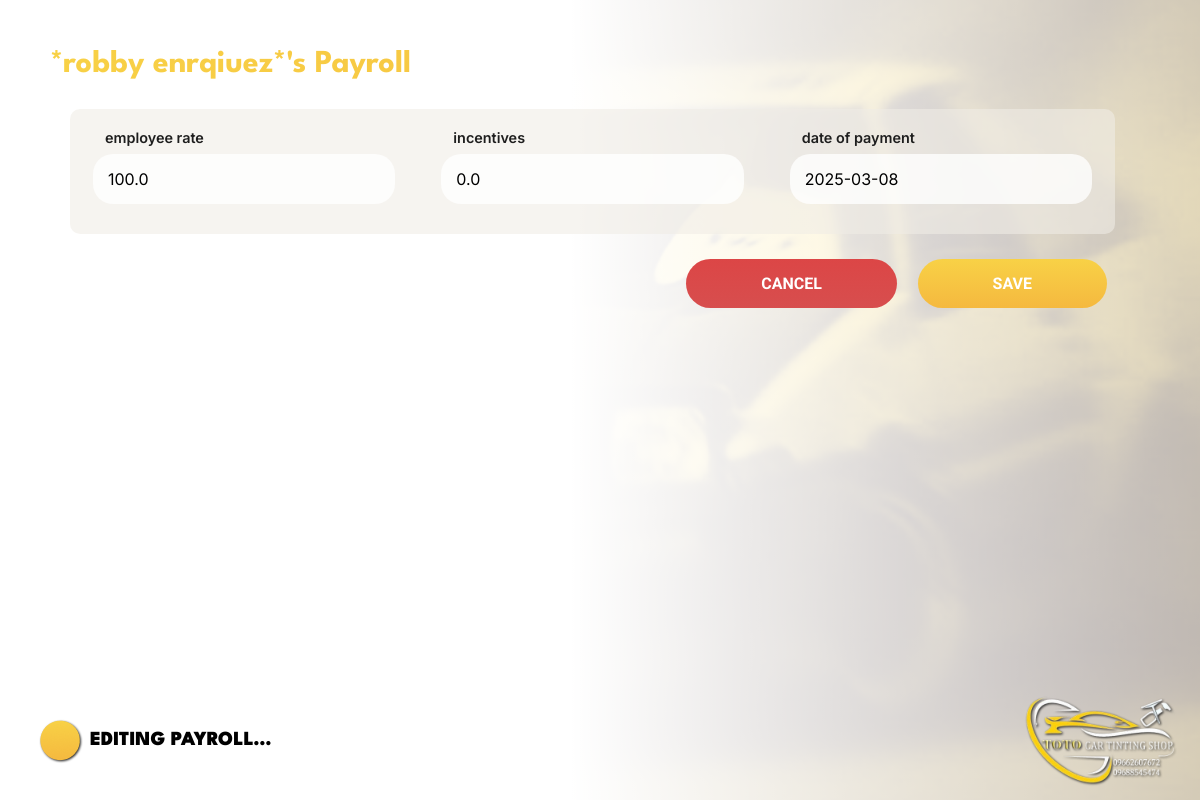
Page /payroll_system/payroll_edit/4/ (signed in) on the earlier database version.
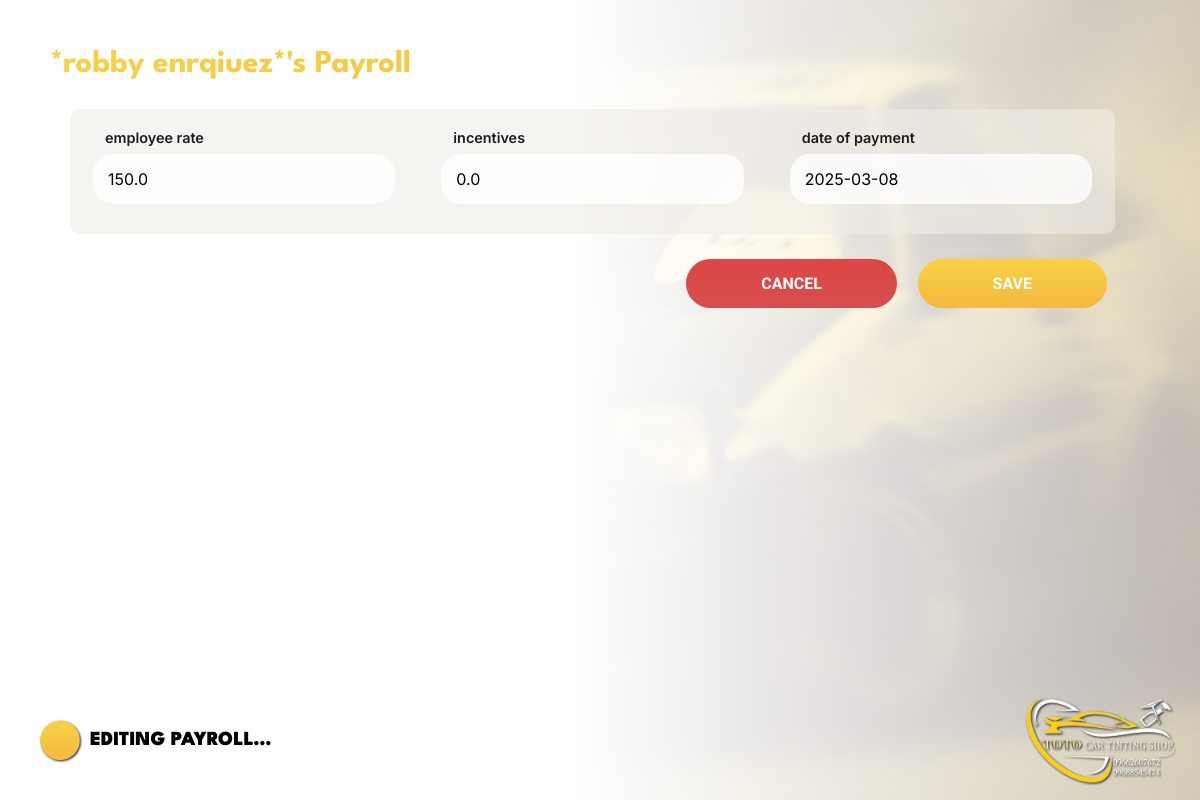
Same page on the later database version.
### payroll_system/models.py (models this page shows)
class Payroll(models.Model):
    class PayrollStatus(models.TextChoices):
        PENDING = 'PENDING', _('Pending')
        PROCESSED = 'PROCESSED', _('Processed')
    payroll_id = models.AutoField(primary_key=True)
    rate = models.FloatField(default=0, null=False)
    incentives = models.FloatField(default=0, null=False)
    payroll_status = models.CharField(max_length=9, choices=PayrollStatus.choices, default=PayrollStatus.PENDING, null=True, blank=True)
    deductions = models.FloatField(default=0, null=False)
    salary = models.FloatField(default=0, null=False)
    cash_advance = models.FloatField(default=0, null=False)
    under_time = models.FloatField(default=0, null=False)
    payment_date = models.DateField(null=False)
    employee_id_fk = models.ForeignKey(Employee, on_delete=models.CASCADE, related_name='payrolls')
    attendance_id_fk = models.ForeignKey(Attendance, null=True, blank=True, on_delete=models.CASCADE)

### payroll_system/views.py (the view)
# urls.py: path('payroll_edit/<int:employee_id>/', views.payroll_edit , name='payroll_edit'),
@login_required
def payroll_edit(request, employee_id):
    employee = Employee.objects.prefetch_related('payrolls').get(employee_id = employee_id)
    payroll = Payroll.objects.get(employee_id_fk=employee)
    if request.method == "POST":
        form = PayrollForm(request.POST, instance=payroll)
        if form.is_valid():
            form.save()
            return redirect('/payroll_system/payrolls')
    else:
        form = PayrollForm(instance=payroll)
    context = { 'employee': employee, 'form': form}
    return render(request, 'payroll_system/payroll_edit.html', context)

### payroll_system/forms.py
class PayrollForm(ModelForm):
    class Meta:
        model = Payroll
        fields = ('rate', 'incentives', 'payment_date')

### payroll_system/templates/payroll_system/payroll_edit.html (shortened to what this page needs)
{% load static %}
<!DOCTYPE html>
<html lang="en">
<head>
    <link rel="stylesheet" href="{% static 'css/payroll_edit.css' %}">
</head>
<body>
    <div class="container">
        <div class="register_container">
            <div class="register_title">
                <p>*{{ employee.first_name }} {{ employee.last_name }}*'s Payroll</p>
            </div>
            <div>
                <form action="" class="register_field" method="POST">
                    <div class="fields_1">
                        <div class="field">
                            <label for="employee_rate">employee rate</label>
                            {{ form.rate }}
                        </div>
                        <div class="field">
                            <label for="incentives">incentives</label>
                            {{ form.incentives }}
                        </div>
                        <div class="field">
                            <label for="payment_date">date of payment</label>
                            {{ form.payment_date }}
                        </div>
                    </div>
                    <div class="fields_2">
                        <div class="buttons">
                            <a href="{% url 'payroll_system:payrolls' %}"><button class="cancel">CANCEL</button></a>
                            <input class="submit" type="submit" value="SAVE">
                        </div>
                    </div>
                </form>
            </div>
        </div>
        <div class="logos">
            <div class="logo_container">
                <img src="{% static 'images/logo_icon.png'%}" alt="">
                <p class="logo_name">EDITING PAYROLL...</p>
            </div>
            <img src="{% static 'images/clients_logo.png' %}" alt="Toto's Car Tinting Shop">
        </div>
    </div>
</body>
</html>

Differences in the rows shown:
changed Payroll: rate "100.0" → "150.0"
